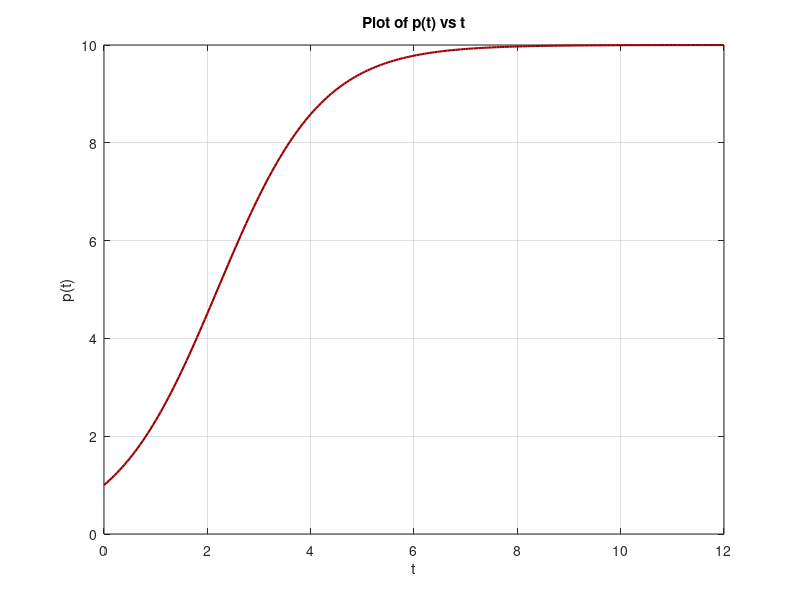

MATLAB code for this plot:
t = [0:0.05:12];
p_t = 10./(1+9*exp(-t));

figure()
plot(t,p_t,'LineWidth',1.5,'Color',[.6 0 0])
grid on
title('Plot of p(t) vs t')
ylabel('p(t)')
xlabel('t')
